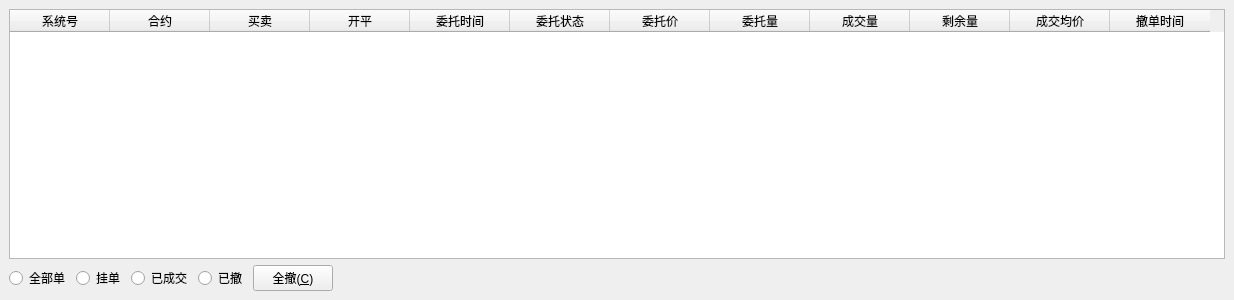
  <widget class="QDockWidget" name="orderListDockWidget">
   <property name="sizePolicy">
    <sizepolicy hsizetype="Preferred" vsizetype="Fixed">
     <horstretch>0</horstretch>
     <verstretch>0</verstretch>
    </sizepolicy>
   </property>
   <property name="minimumSize">
    <size>
     <width>450</width>
     <height>300</height>
    </size>
   </property>
   <property name="features">
    <set>QDockWidget::DockWidgetMovable</set>
   </property>
   <property name="allowedAreas">
    <set>Qt::BottomDockWidgetArea|Qt::LeftDockWidgetArea|Qt::RightDockWidgetArea</set>
   </property>
   <property name="windowTitle">
    <string>委托信息</string>
   </property>
   <attribute name="dockWidgetArea">
    <number>2</number>
   </attribute>
   <widget class="QWidget" name="orderListDockWidgetContents">
    <property name="sizePolicy">
     <sizepolicy hsizetype="Preferred" vsizetype="Preferred">
      <horstretch>0</horstretch>
      <verstretch>0</verstretch>
     </sizepolicy>
    </property>
    <layout class="QVBoxLayout" name="verticalLayout">
     <item>
      <widget class="QTableWidget" name="orderListTableWidget">
       <property name="sizePolicy">
        <sizepolicy hsizetype="Preferred" vsizetype="Preferred">
         <horstretch>0</horstretch>
         <verstretch>1</verstretch>
        </sizepolicy>
       </property>
       <property name="sizeAdjustPolicy">
        <enum>QAbstractScrollArea::AdjustToContentsOnFirstShow</enum>
       </property>
       <property name="editTriggers">
        <set>QAbstractItemView::NoEditTriggers</set>
       </property>
       <property name="selectionMode">
        <enum>QAbstractItemView::SingleSelection</enum>
       </property>
       <property name="selectionBehavior">
        <enum>QAbstractItemView::SelectRows</enum>
       </property>
       <attribute name="horizontalHeaderVisible">
        <bool>true</bool>
       </attribute>
       <attribute name="verticalHeaderVisible">
        <bool>false</bool>
       </attribute>
       <attribute name="verticalHeaderHighlightSections">
        <bool>false</bool>
       </attribute>
       <column>
        <property name="text">
         <string>系统号</string>
        </property>
        <property name="textAlignment">
         <set>AlignCenter</set>
        </property>
       </column>
       <column>
        <property name="text">
         <string>合约</string>
        </property>
        <property name="textAlignment">
         <set>AlignCenter</set>
        </property>
       </column>
       <column>
        <property name="text">
         <string>买卖</string>
        </property>
        <property name="textAlignment">
         <set>AlignCenter</set>
        </property>
       </column>
       <column>
        <property name="text">
         <string>开平</string>
        </property>
        <property name="textAlignment">
         <set>AlignCenter</set>
        </property>
       </column>
       <column>
        <property name="text">
         <string>委托时间</string>
        </property>
        <property name="textAlignment">
         <set>AlignCenter</set>
        </property>
       </column>
       <column>
        <property name="text">
         <string>委托状态</string>
        </property>
        <property name="textAlignment">
         <set>AlignCenter</set>
        </property>
       </column>
       <column>
        <property name="text">
         <string>委托价</string>
        </property>
        <property name="textAlignment">
         <set>AlignCenter</set>
        </property>
       </column>
       <column>
        <property name="text">
         <string>委托量</string>
        </property>
        <property name="textAlignment">
         <set>AlignCenter</set>
        </property>
       </column>
       <column>
        <property name="text">
         <string>成交量</string>
        </property>
        <property name="textAlignment">
         <set>AlignCenter</set>
        </property>
       </column>
       <column>
        <property name="text">
         <string>剩余量</string>
        </property>
        <property name="textAlignment">
         <set>AlignCenter</set>
        </property>
       </column>
       <column>
        <property name="text">
         <string>成交均价</string>
        </property>
        <property name="textAlignment">
         <set>AlignCenter</set>
        </property>
       </column>
       <column>
        <property name="text">
         <string>撤单时间</string>
        </property>
        <property name="textAlignment">
         <set>AlignCenter</set>
        </property>
       </column>
      </widget>
     </item>
     <item>
      <layout class="QHBoxLayout" name="horizontalLayout">
       <item>
        <widget class="QRadioButton" name="totalRadioButton">
         <property name="text">
          <string>全部单</string>
         </property>
        </widget>
       </item>
       <item>
        <widget class="QRadioButton" name="pendingRadioButton">
         <property name="text">
          <string>挂单</string>
         </property>
        </widget>
       </item>
       <item>
        <widget class="QRadioButton" name="tradedRadioButton">
         <property name="text">
          <string>已成交</string>
         </property>
        </widget>
       </item>
       <item>
        <widget class="QRadioButton" name="canceledRadioButton">
         <property name="text">
          <string>已撤</string>
         </property>
        </widget>
       </item>
       <item>
        <widget class="QPushButton" name="cancelAllpushButton">
         <property name="text">
          <string>全撤(&amp;C)</string>
         </property>
        </widget>
       </item>
       <item>
        <spacer name="dealingHorizontalSpacer">
         <property name="orientation">
          <enum>Qt::Horizontal</enum>
         </property>
         <property name="sizeHint" stdset="0">
          <size>
           <width>40</width>
           <height>20</height>
          </size>
         </property>
        </spacer>
       </item>
      </layout>
     </item>
    </layout>
   </widget>
  </widget>
